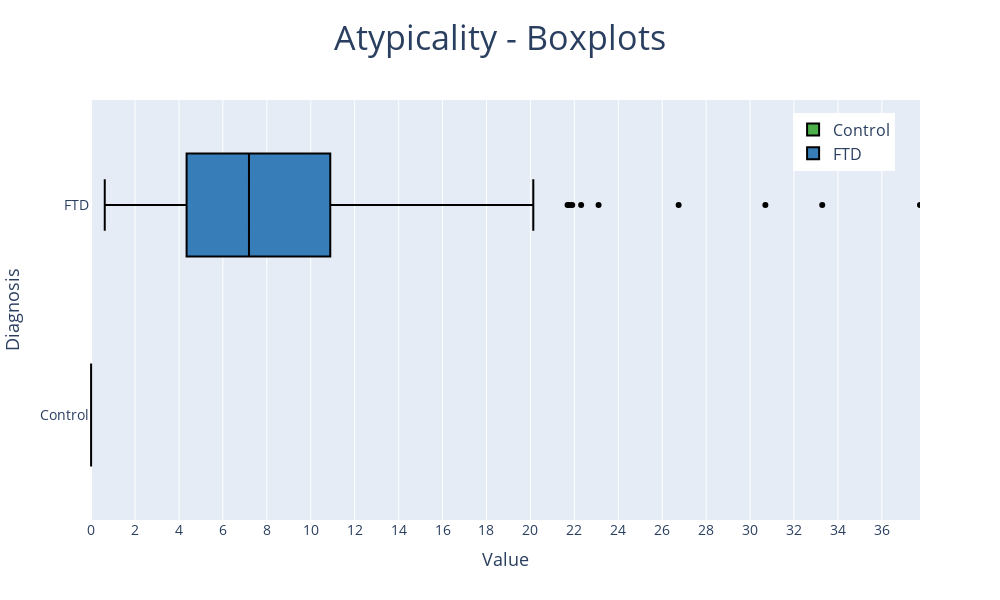

Write notebook code for a chart like this one.
### Code cell
fig = atypicality_boxes(S=S,
                    diagnosis=diagnosis,
                    color_list=color_list)
fig

### Figure 1 — Plotly figure (JSON) as saved in the notebook; plotly's stock layout.template omitted (floating-point values rounded to 4 significant figures; data arrays with more than 128 entries replaced by an {"elided": "..."} marker saying what was removed)
{"data": [{"fillcolor": "#4daf4a", "line": {"color": "#000000"}, "name": "Control", "type": "box", "x": {"elided": "681 int values"}}, {"fillcolor": "#377eb8", "line": {"color": "#000000"}, "name": "FTD", "type": "box", "x": {"elided": "399 float values"}}], "layout": {"autosize": false, "height": 600, "legend": {"font": {"size": 16}, "x": 0.97, "xanchor": "right", "y": 0.97, "yanchor": "top"}, "title": {"font": {"size": 34}, "text": "Atypicality - Boxplots", "x": 0.5}, "width": 1000, "xaxis": {"dtick": 2, "range": [-0.05, 37.74], "tick0": 0, "tickfont": {"size": 14}, "tickmode": "linear", "title": {"font": {"size": 18}, "text": "Value"}}, "yaxis": {"tickfont": {"size": 14}, "title": {"font": {"size": 18}, "text": "Diagnosis"}}}}
